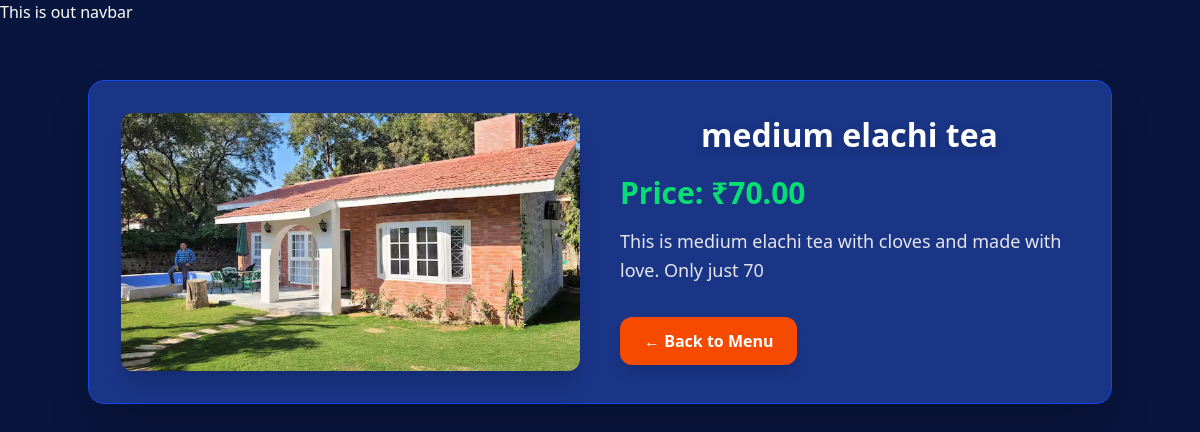
The page /chai/3/ on the database its author committed.
### chai/models.py (models this page shows, shortened)
class ChaiVarity(models.Model):
    CHAI_TYPE_CHOICE = [
        ('ML', 'MASALA'),
        ('GR', 'GINGER'),
        ('KL', 'KIWI'),
        ('PL', 'PLAIN'),
        ('EL', 'ELACHI'),
    ]
    name = models.CharField(max_length=100)
    image = models.ImageField(upload_to='chais/')
    date_added = models.DateTimeField(default=timezone.now)
    type = models.CharField(max_length=2, choices=CHAI_TYPE_CHOICE)
    description = models.TextField(default="")
    price = models.DecimalField(max_digits=5, decimal_places=2, default=0)

### chai/views.py (the view)
# urls.py: path('<int:chai_id>/', views.chai_detail, name='chai_detail'),
def chai_detail(request, chai_id):
    chai = get_object_or_404(ChaiVarity, pk=chai_id)
    return render(request, 'chai/chai_detail.html', {"chai": chai})

### chai/templates/chai/chai_detail.html (shortened to what this page needs)
{% extends "layout.html" %}
{% block content %}
<div class="max-w-5xl mx-auto mt-14 bg-blue-900/90 border border-blue-700 rounded-2xl shadow-2xl
            p-8 flex flex-col lg:flex-row gap-10">
    <div class="lg:w-1/2">
        <img class="w-full aspect-video object-cover rounded-xl shadow-xl"
             src="{{ chai.image.url }}" alt="{{ chai.name }}">
    </div>
    <div class="lg:w-1/2 flex flex-col justify-center">
        <h1 class="text-5xl font-extrabold text-white mb-6 drop-shadow-lg">
            {{ chai.name }}
        </h1>
        <p class="text-3xl font-bold text-green-400 mb-4">
            Price: ₹{{ chai.price }}
        </p>
        <p class="text-gray-200 text-lg leading-relaxed mb-8">
            {{ chai.description }}
        </p>
        <a href="/chai/">
            <button class="bg-orange-600 hover:bg-orange-700 text-white font-semibold px-6 py-3
                           rounded-xl shadow-lg transition">
                ← Back to Menu
            </button>
        </a>
    </div>
</div>
{% endblock %}

### static/style.css (style rules this page uses)
body { background-color: #08153d; color: #ffffff; }
h1 { text-align: center; font-size: 2em; }

### rows shown on the page
ChaiVarity: image (picture), name "medium elachi tea", price "70.00", description "This is medium elachi tea with cloves and made with love. Only just 70"
